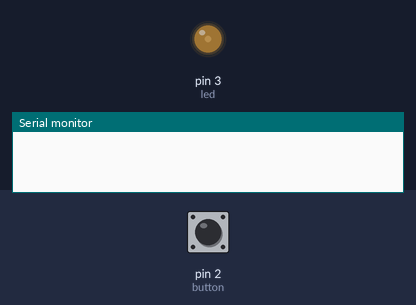
Bench run of a sketch on a simulated Arduino Uno, built with avr-gcc and run on an emulated ATmega328P. Shown: output pins drawn as LEDs (lit = HIGH), the last lines printed to the serial monitor. The inputs (shaded band) are chosen by the test bench; at power-on: pin 2 (button) HIGH.

Above: at 1.2 s.
1.3 s: pin 2 (button) pulled LOW for 0.15 s
At 2.1 s:
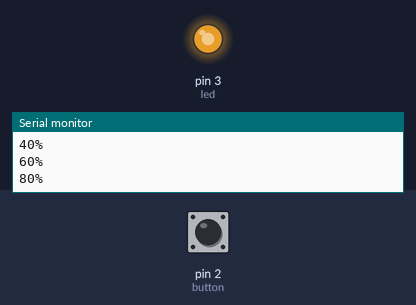
Timing chart, 0 to 4.3 s (numbered marks = the images above; inputs shaded):
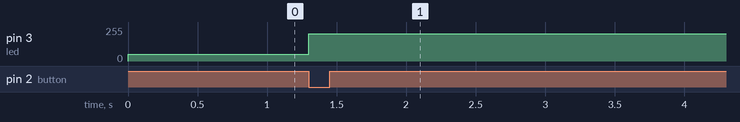

Measured:
- after the input at 1.3 s, pin 3 (led): 51/255 → 204/255 at once

The sketch:

pushanalog.ino
```cpp
constexpr int8_t button=2;
constexpr int8_t led=3;

enum brightness:int8_t{
  ZERO_PERCENT=0,
  TWENTY_PERCENT=1,
  FORTY_PERCENT=2,
  SIXTY_PERCENT=3,
  EIGHTY_PERCENT=4,
  HUNDRED_PERCENT=5
};

brightness status=ZERO_PERCENT;

enum buttonStates:int8_t{
  PRESSED=0,
  RELEASED=1
};

buttonStates buttonStatus=RELEASED;

void setup() {
  Serial.begin(9600);
  pinMode(button,INPUT_PULLUP);
  pinMode(led,OUTPUT);
}

void loop() {
  buttonStatus=(buttonStates)digitalRead(button);

  switch(buttonStatus){
    delay(100);

    case PRESSED:{

      if ((brightness)status==ZERO_PERCENT){
        status=TWENTY_PERCENT;
        Serial.println("20%");
        break;
      }

      else if ((brightness)status==TWENTY_PERCENT){
        status=FORTY_PERCENT;
        Serial.println("40%");
      }

      else if ((brightness)status==FORTY_PERCENT){
        status=SIXTY_PERCENT;
        Serial.println("60%");
      }

      else if ((brightness)status==SIXTY_PERCENT){
        status=EIGHTY_PERCENT;
        Serial.println("80%");
      }

      else if ((brightness)status==SIXTY_PERCENT){
        status=HUNDRED_PERCENT;
        Serial.println("100%");
      }

    }
  }

  switch(status){
    case ZERO_PERCENT:{
      analogWrite(led,int(255*0.2));
      break;
    }

    case TWENTY_PERCENT:{
      analogWrite(led,int(255*0.4));
      break;
    }

    case SIXTY_PERCENT:{
      analogWrite(led,int(255*0.6));
      break;
    }

    case EIGHTY_PERCENT:{
      analogWrite(led,int(255*0.8));
      break;
    }

    case HUNDRED_PERCENT:{
      analogWrite(led,255);
      break;
    }
  }

}
```
